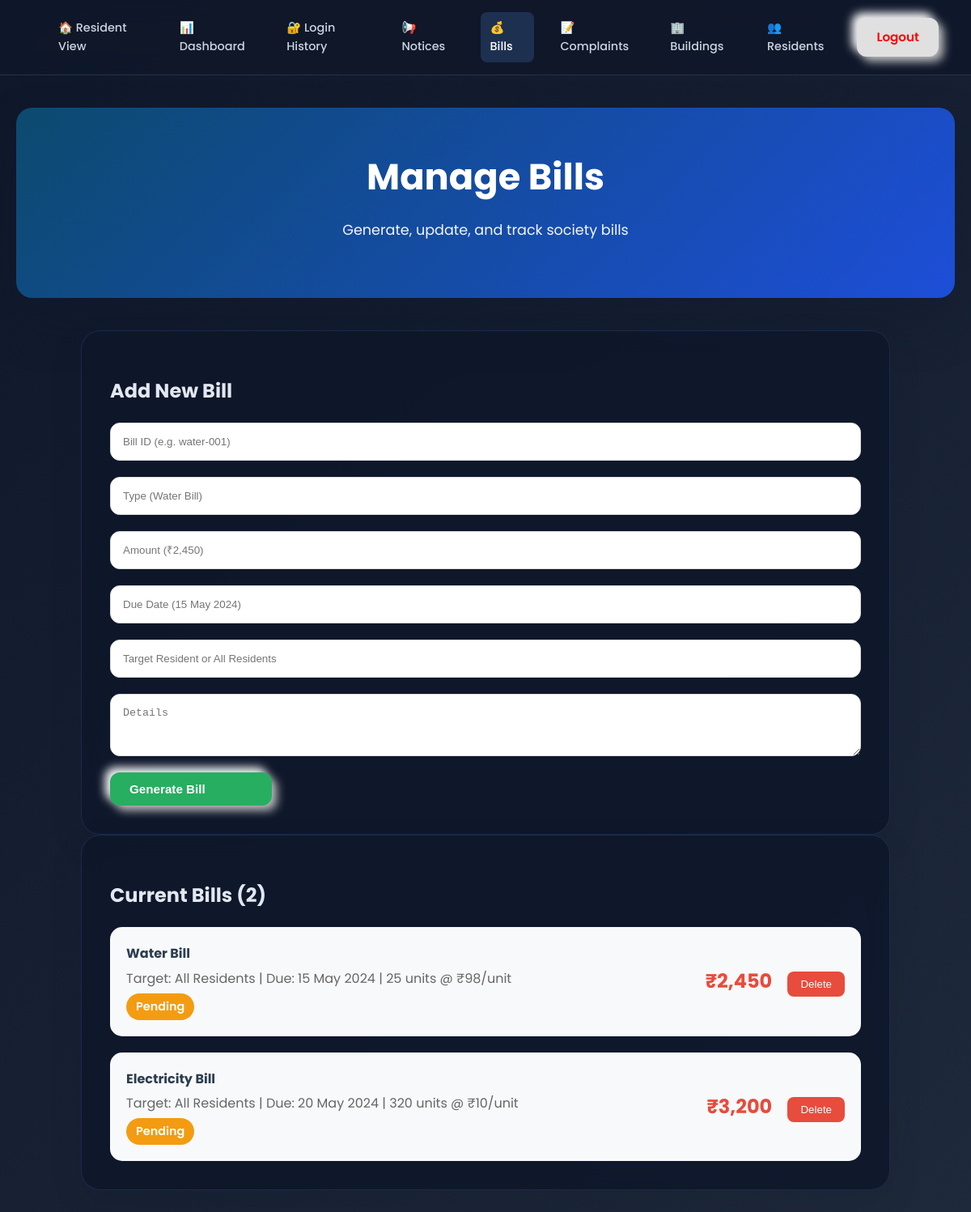
Page /admin_bills (signed in) on the committed database.
### app.py (models this page shows)
class Bill(db.Model):
    id = db.Column(db.String(50), primary_key=True)
    type = db.Column(db.String(100))
    amount = db.Column(db.String(20))
    due_date = db.Column(db.String(20))
    status = db.Column(db.String(20), default='Pending')
    details = db.Column(db.Text)
    target = db.Column(db.String(100))
    paid_date = db.Column(db.String(20))
    payment_reference = db.Column(db.String(50))
    payment_details = db.Column(db.Text)  # JSON

### app.py (the view, shortened to what this page needs)
@app.route('/admin_bills', methods=['GET', 'POST'])
def admin_bills():
    if 'logged_in' not in session or session.get('user_type') != 'admin':
        return redirect(url_for('login'))
    bills_list = Bill.query.all()
    residents_list = Resident.query.all()
    return render_template('admin_bills.html', bills=bills_list, residents=residents_list)

### templates/admin_bills.html (shortened to what this page needs)
<!DOCTYPE html>
<html lang="en">
<head>
    <link rel="stylesheet" href="{{ url_for('static', filename='style.css') }}">
</head>
<body class="admin-theme">
    <nav class="admin-nav">
        <a href="/dashboard">🏠 Resident View</a>
        <a href="/admin_dashboard">📊 Dashboard</a>
        <a href="/admin_login_history">🔐 Login History</a>
        <a href="/admin_notices">📢 Notices</a>
        <a href="/admin_bills" class="active">💰 Bills</a>
        <a href="/admin_complaints">📝 Complaints</a>
        <a href="/admin_buildings">🏢 Buildings</a>
        <a href="/admin_residents">👥 Residents</a>
        <a href="/logout" class="btn-premium" style="color: red;">Logout</a>
    </nav>
    <div class="page-hero">
        <h1>Manage Bills</h1>
        <p>Generate, update, and track society bills</p>
    </div>
    <div class="page-main" style="max-width: 1000px;">
        <div class="building-card">
            <h2>Add New Bill</h2>
            <form action="/admin_bills" method="POST" style="display: grid; gap: 20px;">
                <input type="text" name="id" placeholder="Bill ID (e.g. water-001)" required style="padding: 15px; border-radius: 12px; border: 1px solid #ddd;">
                <input type="text" name="type" placeholder="Type (Water Bill)" required style="padding: 15px; border-radius: 12px; border: 1px solid #ddd;">
                <input type="text" name="amount" placeholder="Amount (₹2,450)" required style="padding: 15px; border-radius: 12px; border: 1px solid #ddd;">
                <input type="text" name="due_date" placeholder="Due Date (15 May 2024)" required style="padding: 15px; border-radius: 12px; border: 1px solid #ddd;">
                <input type="text" name="target" placeholder="Target Resident or All Residents" required style="padding: 15px; border-radius: 12px; border: 1px solid #ddd;">
                <textarea name="details" placeholder="Details" required rows="3" style="padding: 15px; border-radius: 12px; border: 1px solid #ddd;"></textarea>
                <button type="submit" class="btn-premium" style="background: #27ae60; color: white; width: 200px;">Generate Bill</button>
            </form>
        </div>
        <div class="building-card">
            <h2>Current Bills ({{ bills|length }})</h2>
            <div style="display: grid; gap: 20px; margin-top: 20px;">
                {% for bill in bills %}
                <div style="display: flex; justify-content: space-between; align-items: center; padding: 20px; background: #f8f9fa; border-radius: 15px; gap: 20px;">
                    <div>
                        <h4 style="margin: 0; color: #2c3e50;">{{ bill.type }}</h4>
                        <p style="margin: 5px 0; color: #666;">Target: {{ bill.target }} | Due: {{ bill.due_date }} | {{ bill.details }}</p>
                        <span class="status-pill {{ 'status-paid' if bill.status == 'Paid' else 'status-pending' }}">{{ bill.status }}</span>
                    </div>
                    <div style="text-align: right;">
                        <span style="font-size: 1.5rem; font-weight: bold; color: #e74c3c;">{{ bill.amount }}</span>
                        <form action="/admin_bills" method="POST" style="display: inline; margin-left: 15px;">
                            <button type="submit" style="background: #e74c3c; color: white; border: none; padding: 8px 16px; border-radius: 8px;" onclick="return confirm('Delete this bill?')">Delete</button>
                        </form>
                    </div>
                </div>
                {% endfor %}
            </div>
        </div>
    </div>
</body>
</html>

### static/style.css (style rules this page uses)
body { background: linear-gradient(135deg, #e0e4e8 0%, #c1c9d0 100%); font-family: 'Poppins', sans-serif; margin: 0; min-height: 100vh; color: #444; line-height: 1.6; }
nav { display: flex; justify-content: flex-end; align-items: center; padding: 15px 40px; background: rgba(255, 255, 255, 0.2); backdrop-filter: blur(15px); border-bottom: 1px solid rgba(255, 255, 255, 0.3); position: sticky; top: 0; z-index: 1000; }
nav a { margin-left: 20px; text-decoration: none; color: #2c3e50; font-weight: 500; font-size: 0.9rem; transition: all 0.3s ease; padding: 8px 12px; border-radius: 8px; }
nav a.active, nav a:hover { color: #1f4068; background: rgba(255,255,255,0.2); }
.page-hero, .detail-hero { text-align: center; margin: 40px 20px; background: linear-gradient(135deg, #667eea 0%, #764ba2 100%); color: white; padding: 50px 30px; border-radius: 20px; box-shadow: 0 20px 40px rgba(0,0,0,0.12); }
.page-hero h1, .detail-hero h1 { margin: 0 0 15px 0; font-size: 2.8rem; font-weight: 700; }
.page-hero p, .detail-hero p { margin: 0 0 20px 0; opacity: 0.95; font-size: 1.1rem; }
.page-main, .detail-main { max-width: 1200px; margin: 0 auto; padding: 0 20px 60px; }
.button-link, .btn-premium { display: inline-flex; align-items: center; gap: 8px; text-decoration: none; background: #e0e0e0; border: none; padding: 12px 24px; border-radius: 12px; box-shadow: 6px 6px 12px #bebebe, -6px -6px 12px #ffffff; cursor: pointer; font-weight: 600; color: #555; font-size: 0.95rem; transition: all 0.25s ease; text-transform: none; }
.building-card, .detail-card { background: rgba(255, 255, 255, 0.95); backdrop-filter: blur(12px); border-radius: 24px; padding: 35px; border: 1px solid rgba(255, 255, 255, 0.4); box-shadow: 0 15px 45px rgba(0, 0, 0, 0.08); transition: all 0.3s ease; }
.status-pill { display: inline-flex; align-items: center; justify-content: center; padding: 5px 12px; border-radius: 20px; font-weight: 600; font-size: 0.9rem; color: white; }
.status-pending { background: #f39c12; }
.admin-theme { background: linear-gradient(135deg, #0f172a 0%, #1e293b 100%); color: #e2e8f0; }
.admin-theme nav { background: rgba(15, 23, 42, 0.88); border-color: rgba(148, 163, 184, 0.2); }
.admin-theme nav a { color: #cbd5e1; }
.admin-theme nav a.active, .admin-theme nav a:hover { color: #ffffff; background: rgba(96, 165, 250, 0.18); }
.admin-theme .page-hero { background: linear-gradient(135deg, #0c4a6e 0%, #1d4ed8 100%); box-shadow: 0 30px 60px rgba(15, 23, 42, 0.32); }
.admin-theme .building-card, .admin-theme .detail-card { background: rgba(15, 23, 42, 0.86); border-color: rgba(96, 165, 250, 0.14); color: #e2e8f0; }

### rows in the picture
Bill: type "Water Bill", target "All Residents", due_date "15 May 2024", details "25 units @ ₹98/unit", status "Pending", amount "₹2,450"
Bill: type "Electricity Bill", target "All Residents", due_date "20 May 2024", details "320 units @ ₹10/unit", status "Pending", amount "₹3,200"

### other values in the picture
{{ bills|length }} "2"
